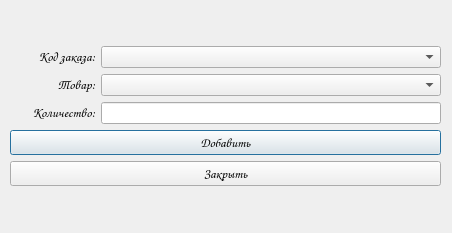
<?xml version="1.0" encoding="UTF-8"?>
<ui version="4.0">
 <class>Dialog</class>
 <widget class="QDialog" name="Dialog">
  <property name="geometry">
   <rect>
    <x>0</x>
    <y>0</y>
    <width>452</width>
    <height>233</height>
   </rect>
  </property>
  <property name="windowTitle">
   <string>Dialog</string>
  </property>
  <widget class="QWidget" name="verticalLayoutWidget">
   <property name="geometry">
    <rect>
     <x>10</x>
     <y>10</y>
     <width>431</width>
     <height>211</height>
    </rect>
   </property>
   <layout class="QVBoxLayout" name="verticalLayout" stretch="2,1,1,1,0,0,2">
    <item>
     <spacer name="verticalSpacer">
      <property name="orientation">
       <enum>Qt::Vertical</enum>
      </property>
      <property name="sizeHint" stdset="0">
       <size>
        <width>20</width>
        <height>40</height>
       </size>
      </property>
     </spacer>
    </item>
    <item>
     <layout class="QHBoxLayout" name="horizontalLayout" stretch="2,8">
      <item>
       <widget class="QLabel" name="label">
        <property name="font">
         <font>
          <family>Comic Sans MS</family>
          <pointsize>10</pointsize>
         </font>
        </property>
        <property name="text">
         <string>&lt;html&gt;&lt;head/&gt;&lt;body&gt;&lt;p&gt;Код заказа:&lt;/p&gt;&lt;/body&gt;&lt;/html&gt;</string>
        </property>
        <property name="alignment">
         <set>Qt::AlignRight|Qt::AlignTrailing|Qt::AlignVCenter</set>
        </property>
       </widget>
      </item>
      <item>
       <widget class="QComboBox" name="order_code"/>
      </item>
     </layout>
    </item>
    <item>
     <layout class="QHBoxLayout" name="horizontalLayout_2" stretch="2,8">
      <item>
       <widget class="QLabel" name="label_2">
        <property name="font">
         <font>
          <family>Comic Sans MS</family>
          <pointsize>10</pointsize>
         </font>
        </property>
        <property name="text">
         <string>&lt;html&gt;&lt;head/&gt;&lt;body&gt;&lt;p&gt;Товар:&lt;/p&gt;&lt;/body&gt;&lt;/html&gt;</string>
        </property>
        <property name="alignment">
         <set>Qt::AlignRight|Qt::AlignTrailing|Qt::AlignVCenter</set>
        </property>
       </widget>
      </item>
      <item>
       <widget class="QComboBox" name="product"/>
      </item>
     </layout>
    </item>
    <item>
     <layout class="QHBoxLayout" name="horizontalLayout_3" stretch="2,8">
      <item>
       <widget class="QLabel" name="label_3">
        <property name="font">
         <font>
          <family>Comic Sans MS</family>
          <pointsize>10</pointsize>
         </font>
        </property>
        <property name="text">
         <string>&lt;html&gt;&lt;head/&gt;&lt;body&gt;&lt;p&gt;Количество:&lt;/p&gt;&lt;/body&gt;&lt;/html&gt;</string>
        </property>
        <property name="alignment">
         <set>Qt::AlignRight|Qt::AlignTrailing|Qt::AlignVCenter</set>
        </property>
       </widget>
      </item>
      <item>
       <widget class="QLineEdit" name="amount"/>
      </item>
     </layout>
    </item>
    <item>
     <widget class="QPushButton" name="add_btn">
      <property name="font">
       <font>
        <family>Comic Sans MS</family>
        <pointsize>10</pointsize>
       </font>
      </property>
      <property name="text">
       <string>Добавить</string>
      </property>
     </widget>
    </item>
    <item>
     <widget class="QPushButton" name="close_btn">
      <property name="font">
       <font>
        <family>Comic Sans MS</family>
        <pointsize>10</pointsize>
       </font>
      </property>
      <property name="text">
       <string>Закрыть</string>
      </property>
     </widget>
    </item>
    <item>
     <spacer name="verticalSpacer_2">
      <property name="orientation">
       <enum>Qt::Vertical</enum>
      </property>
      <property name="sizeHint" stdset="0">
       <size>
        <width>20</width>
        <height>40</height>
       </size>
      </property>
     </spacer>
    </item>
   </layout>
  </widget>
 </widget>
 <resources/>
 <connections/>
</ui>
